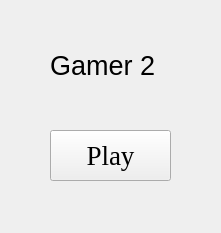
<?xml version="1.0" encoding="UTF-8"?>
<ui version="4.0">
 <class>Main_2</class>
 <widget class="QMainWindow" name="Main_2">
  <property name="geometry">
   <rect>
    <x>0</x>
    <y>0</y>
    <width>221</width>
    <height>233</height>
   </rect>
  </property>
  <property name="windowTitle">
   <string>MainWindow</string>
  </property>
  <widget class="QWidget" name="centralwidget">
   <widget class="QLabel" name="label">
    <property name="geometry">
     <rect>
      <x>50</x>
      <y>40</y>
      <width>131</width>
      <height>51</height>
     </rect>
    </property>
    <property name="font">
     <font>
      <pointsize>20</pointsize>
     </font>
    </property>
    <property name="text">
     <string>Gamer 2</string>
    </property>
   </widget>
   <widget class="QPushButton" name="play_button_2">
    <property name="geometry">
     <rect>
      <x>50</x>
      <y>130</y>
      <width>121</width>
      <height>51</height>
     </rect>
    </property>
    <property name="font">
     <font>
      <family>Times New Roman</family>
      <pointsize>20</pointsize>
     </font>
    </property>
    <property name="text">
     <string>Play</string>
    </property>
   </widget>
  </widget>
 </widget>
 <resources/>
 <connections/>
</ui>
